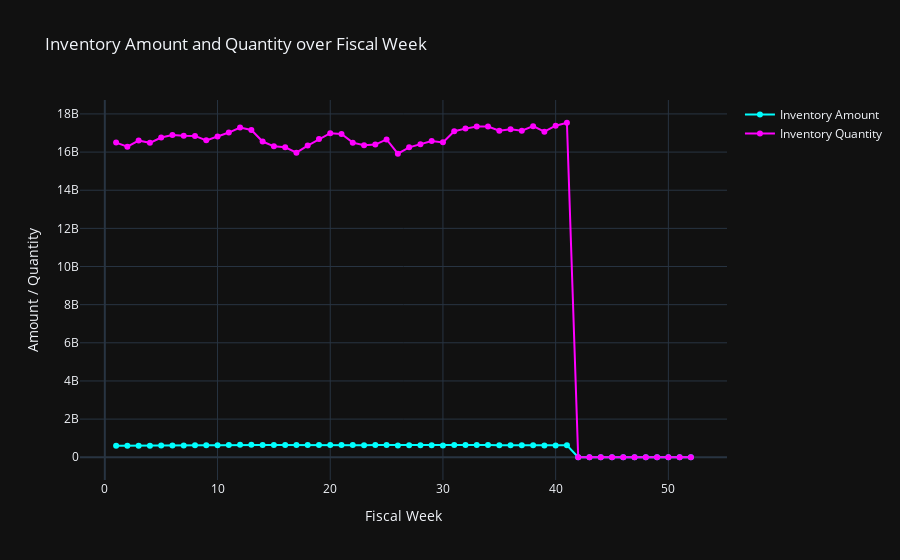

Notebook code for this chart:
### Code cell
fig = go.Figure()

fig.add_trace(go.Scatter(x=inventory_summary['Fiscal Week'], y=inventory_summary['total_inventory_amount'],
                         mode='lines+markers', name='Inventory Amount', line=dict(color='cyan')))

fig.add_trace(go.Scatter(x=inventory_summary['Fiscal Week'], y=inventory_summary['total_inventory_quantity'],
                         mode='lines+markers', name='Inventory Quantity', line=dict(color='magenta')))

# Update layout to dark mode
fig.update_layout(title='Inventory Amount and Quantity over Fiscal Week',
                  xaxis_title='Fiscal Week', yaxis_title='Amount / Quantity',
                  template='plotly_dark')
fig.show()
